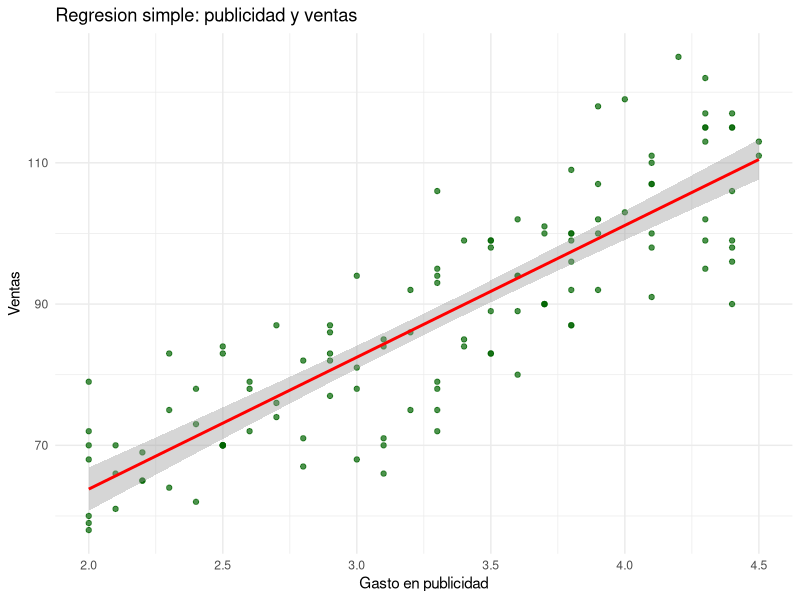
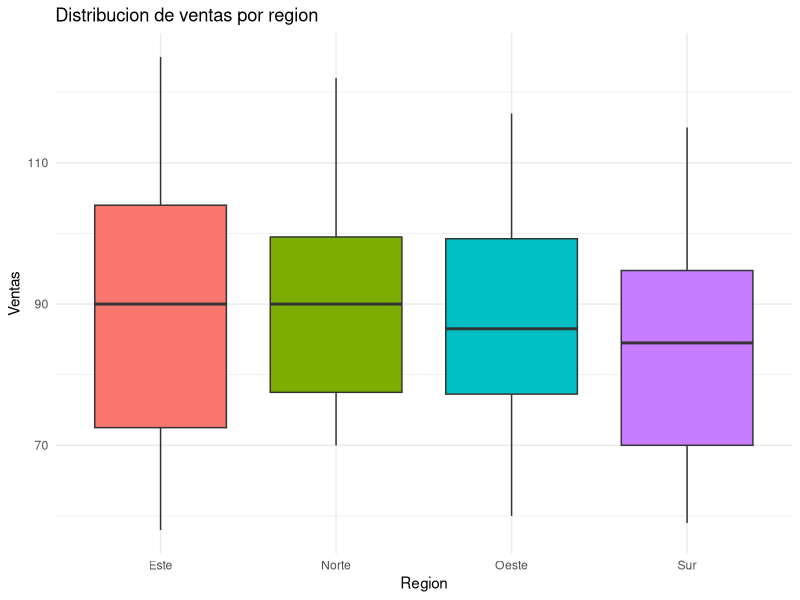
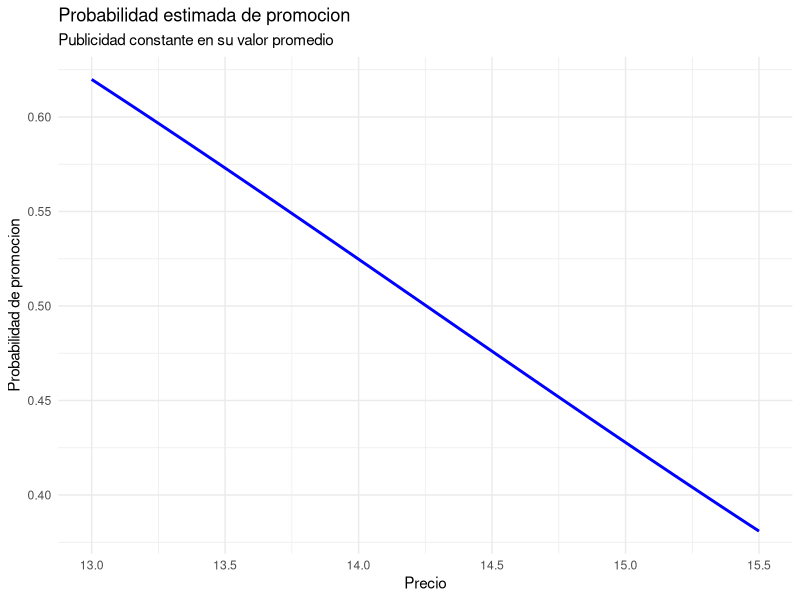
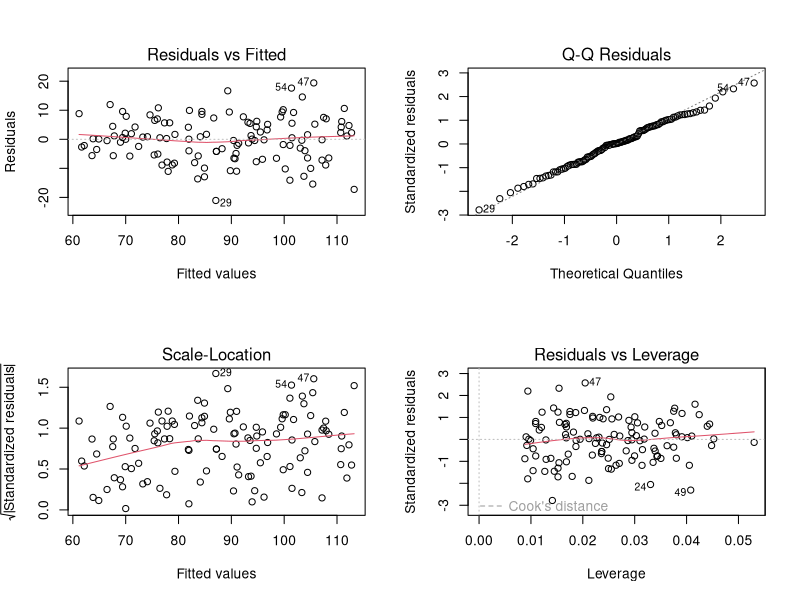

These charts were generated, in order, by the following R code:

# ============================================================
# EJERCICIOS DE PRACTICA: REGRESION EN R
# ============================================================

# Instalar paquetes si es necesario:
# install.packages("ggplot2")

library(ggplot2)

# ============================================================
# 1. GENERACION DE DATOS
# ============================================================

set.seed(42)

n <- 120

ventas <- data.frame(
  mes = rep(1:12, times = 10),
  publicidad = round(runif(n, min = 2.0, max = 4.5), 1),
  precio = round(runif(n, min = 13.0, max = 15.5), 1),
  region = sample(c("Norte", "Sur", "Este", "Oeste"),
                  n, replace = TRUE),
  promo = sample(c(0L, 1L), n, replace = TRUE)
)

ventas$ventas <- round(
  100 + 18 * ventas$publicidad -
    5 * ventas$precio +
    rnorm(n, mean = 0, sd = 8)
)

# Convertir region en variable categorica
ventas$region <- factor(ventas$region)

# Revisar los datos
head(ventas)
summary(ventas)
str(ventas)


# ============================================================
# EJERCICIO 1: REGRESION LINEAL SIMPLE
# Ventas explicadas por publicidad
# ============================================================

modelo_simple <- lm(ventas ~ publicidad, data = ventas)

summary(modelo_simple)

# Grafico de dispersion y recta de regresion
ggplot(ventas, aes(x = publicidad, y = ventas)) +
  geom_point(color = "darkgreen", alpha = 0.7) +
  geom_smooth(method = "lm", se = TRUE, color = "red") +
  labs(
    title = "Regresion simple: publicidad y ventas",
    x = "Gasto en publicidad",
    y = "Ventas"
  ) +
  theme_minimal()

# Interpretacion automatica de coeficientes
coef(modelo_simple)
cat("R cuadrado del modelo simple:",
    summary(modelo_simple)$r.squared, "\n")


# ============================================================
# EJERCICIO 2: REGRESION LINEAL MULTIPLE
# Ventas explicadas por publicidad y precio
# ============================================================

modelo_multiple <- lm(
  ventas ~ publicidad + precio,
  data = ventas
)

summary(modelo_multiple)

# Comparacion del R cuadrado ajustado
r2_simple <- summary(modelo_simple)$adj.r.squared
r2_multiple <- summary(modelo_multiple)$adj.r.squared

cat("R2 ajustado - Modelo simple:", r2_simple, "\n")
cat("R2 ajustado - Modelo multiple:", r2_multiple, "\n")

if (r2_multiple > r2_simple) {
  cat("El modelo multiple presenta mayor R2 ajustado.\n")
} else {
  cat("El modelo multiple no mejora el R2 ajustado.\n")
}

# Comparacion de modelos
anova(modelo_simple, modelo_multiple)


# ============================================================
# EJERCICIO 3: VARIABLE CATEGORICA
# Incorporar region como predictor
# ============================================================

# R crea automaticamente variables dummy para los niveles
# de region, tomando una categoria como referencia.

modelo_region <- lm(
  ventas ~ publicidad + precio + region,
  data = ventas
)

summary(modelo_region)

# Identificar la categoria de referencia
cat("Categoria de referencia:",
    levels(ventas$region)[1], "\n")

# Prueba conjunta del efecto de region
modelo_sin_region <- lm(
  ventas ~ publicidad + precio,
  data = ventas
)

anova(modelo_sin_region, modelo_region)

# Medias de ventas por region
aggregate(ventas ~ region, data = ventas, mean)

# Grafico por region
ggplot(ventas, aes(x = region, y = ventas, fill = region)) +
  geom_boxplot() +
  labs(
    title = "Distribucion de ventas por region",
    x = "Region",
    y = "Ventas"
  ) +
  theme_minimal() +
  theme(legend.position = "none")


# ============================================================
# EJERCICIO 4: REGRESION LOGISTICA
# Variable dependiente: promo (0 o 1)
# ============================================================

modelo_logistico <- glm(
  promo ~ publicidad + precio,
  data = ventas,
  family = binomial(link = "logit")
)

summary(modelo_logistico)

# Odds ratios
odds_ratios <- exp(coef(modelo_logistico))
cat("Odds ratios:\n")
print(odds_ratios)

# Intervalos de confianza de los odds ratios
ic_odds <- exp(confint.default(modelo_logistico))
cat("Intervalos de confianza del 95%:\n")
print(ic_odds)

# Probabilidades estimadas
ventas$prob_promo <- predict(
  modelo_logistico,
  type = "response"
)

head(ventas[, c("publicidad", "precio",
                "promo", "prob_promo")])

# Grafico de probabilidad estimada segun precio
nuevos_datos <- data.frame(
  publicidad = rep(mean(ventas$publicidad), 100),
  precio = seq(min(ventas$precio),
               max(ventas$precio), length.out = 100)
)

nuevos_datos$probabilidad <- predict(
  modelo_logistico,
  newdata = nuevos_datos,
  type = "response"
)

ggplot(nuevos_datos,
       aes(x = precio, y = probabilidad)) +
  geom_line(color = "blue", linewidth = 1) +
  labs(
    title = "Probabilidad estimada de promocion",
    subtitle = "Publicidad constante en su valor promedio",
    x = "Precio",
    y = "Probabilidad de promocion"
  ) +
  theme_minimal()


# ============================================================
# EJERCICIO 5: DIAGNOSTICO DEL MODELO MULTIPLE
# ============================================================

# Graficos diagnosticos clasicos de R:
# 1. Residuales vs. ajustados
# 2. Grafico Q-Q
# 3. Escala-localizacion
# 4. Residuales vs. leverage

par(mfrow = c(2, 2))
plot(modelo_multiple)
par(mfrow = c(1, 1))

# Prueba de normalidad de los residuales
shapiro_resultado <- shapiro.test(
  residuals(modelo_multiple)
)
print(shapiro_resultado)

# Prueba de homocedasticidad (Breusch-Pagan)
# Instalar lmtest si hace falta:
# install.packages("lmtest")

if (requireNamespace("lmtest", quietly = TRUE)) {
  print(lmtest::bptest(modelo_multiple))
} else {
  message("Para Breusch-Pagan, ejecute install.packages('lmtest')")
}

# Prueba de independencia de errores (Durbin-Watson)
if (requireNamespace("lmtest", quietly = TRUE)) {
  print(lmtest::dwtest(modelo_multiple))
}

# Resumen de diagnosticos
cat("\n--- RESUMEN DEL MODELO MULTIPLE ---\n")
print(summary(modelo_multiple))

cat("\nR2:", summary(modelo_multiple)$r.squared, "\n")
cat("R2 ajustado:", summary(modelo_multiple)$adj.r.squared, "\n")
cat("Error estandar residual:",
    summary(modelo_multiple)$sigma, "\n")


# ============================================================
# CONCLUSION PARA EL INFORME
# ============================================================

# El modelo de regresión lineal múltiple permite concluir que tanto la publicidad 
# como el precio influyen significativamente en las ventas. El modelo presenta un 
# $R^2$ ajustado de 0,7799, lo que significa que aproximadamente el 77,99 % de la 
# variabilidad de las ventas es explicada por estas dos variables. Además, al 
# compararlo con el modelo simple, se observa una mejora estadísticamente significativa 
# al incluir el precio ($p < 0,001$). Los resultados indican que la publicidad 
# tiene una relación positiva con las ventas, mientras que el precio presenta una 
# relación negativa; es decir, una mayor inversión en publicidad se asocia con 
# mayores ventas, mientras que un aumento del precio se relaciona con una disminución 
# de estas, manteniendo constante la otra variable.

# En cuanto al diagnóstico del modelo, los gráficos de residuos frente a valores ajustados no muestran patrones sistemáticos evidentes, lo que sugiere que el supuesto de linealidad se cumple razonablemente. El gráfico Q-Q presenta una distribución de los residuos aproximadamente normal, aunque podrían existir pequeñas desviaciones, y el gráfico de escala-localización no evidencia cambios importantes en la dispersión, por lo que la homocedasticidad parece cumplirse de manera aceptable. En conclusión, el modelo es adecuado para apoyar la toma de decisiones comerciales y orientar las estrategias de publicidad y precios. Sin embargo, se recomienda revisar posibles observaciones atípicas y validar los supuestos antes de utilizar el modelo para realizar predicciones o establecer estrategias definitivas.
